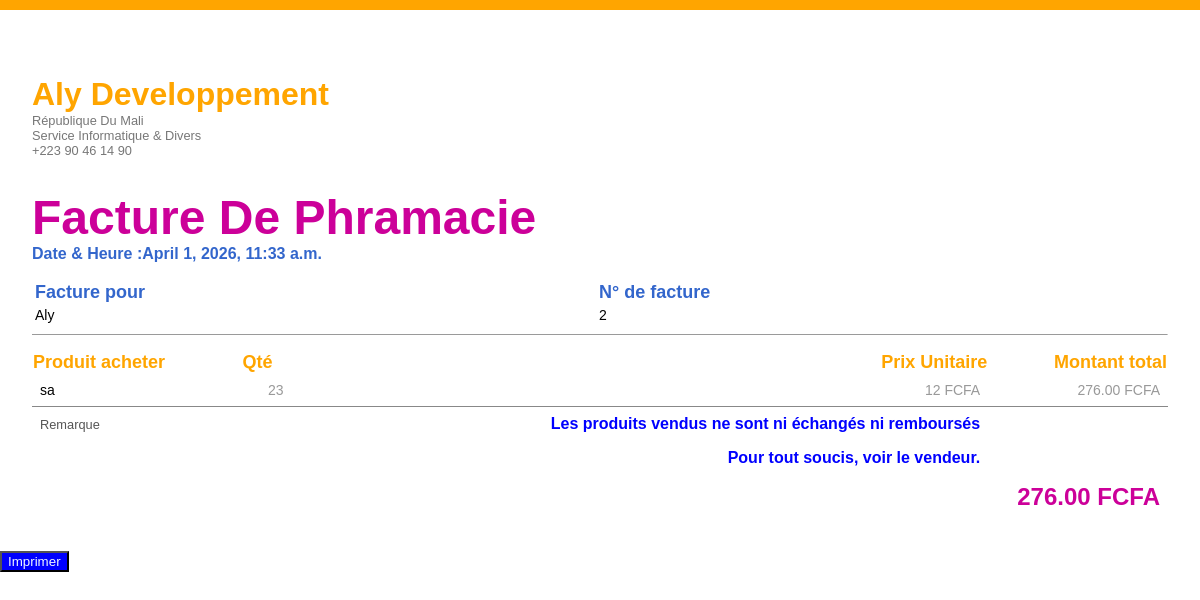
The page /facture/2/ on the database its author committed.
### Produits/models.py (models this page shows, shortened)
class Vente(models.Model):
    produit=models.ForeignKey(Produits,on_delete=models.CASCADE)
    sale_date=models.DateTimeField(auto_now=True)
    quantite=models.PositiveIntegerField()
    customer=models.CharField(max_length=100)
    total_amont=models.DecimalField(max_digits=10,decimal_places=2)

class Produits(models.Model):
    name=models.CharField(max_length=50)
    category=models.ForeignKey(Categories, on_delete=models.CASCADE)
    price=models.IntegerField()
    quantite=models.PositiveIntegerField(default=0)
    description=models.TextField()
    date_ajout=models.DateTimeField(auto_now_add=True)
    date_expiration=models.DateField()
    image=models.ImageField(null=True,blank=True,upload_to='produits/')
    class Meta:
        ordering=['-date_ajout']
    def __str__(self):
        return self.name

### Produits/views.py (the view)
# urls.py: path('facture/<int:id>/',Facture,name='facture'),
def Facture(request, id):
    sale = get_object_or_404(Vente, id=id)
    customer=sale.customer
    quantite=sale.quantite
    produit=sale.produit
    sale_date = sale.sale_date
    total_amont = sale.total_amont
    context = {
        'sale': sale,
        'customer': customer,
        'quantite': quantite,
        'produit':produit,
        'sale_date':sale_date,
        'id' : id,
        'prix_unitaire': produit.price,
        'total_amont':total_amont
    }
    return render(request, 'Produits/facture-client.html', context)

### Produits/templates/Produits/facture-client.html (shortened to what this page needs)
{% load static %}
<!DOCTYPE html>
<html lang="en">
<head>
  <link rel="stylesheet" href="{% static 'styleFacture.css' %}">
</head>
<body>
  <main>
    <h1>Aly Developpement</h1>
    <p>République Du Mali</p>
    <p>Service Informatique & Divers</p>
    <p>+223 90 46 14 90</p>
    <h2>Facture De Phramacie</h2>
    <p><time>Date & Heure :{{sale_date}} </time></p>
    <table class="client">
      <tr>
        <th>Facture pour</th>
        <th>N° de facture</th>
      </tr>
      <tr>
        <td>{{customer}}</td>
        <td>{{id}}</td>
      </tr>
    </table>
    <hr size="1">
    <table class="description">
      <tbody>
        <tr>
          <th>Produit acheter </th>
          <th>Qté</th>
          <th>Prix Unitaire</th>
          <th>Montant total</th>
        </tr>
        <tr>
          <td>{{produit}}</td>
          <td> {{quantite}}</td>
          <td> {{prix_unitaire}} FCFA</td>
          <td>{{total_amont}} FCFA</td>
        </tr>
      </tbody>
        <tfoot>
          <tr>
            <td colspan="2">Remarque</td>
            <td>Les produits vendus ne sont ni échangés ni remboursés </td>
          </tr>
          <tr>
            <td colspan="3">Pour tout soucis, voir le vendeur.</td>
          </tr>
          <tr>
            <td colspan="4">{{total_amont}} FCFA</td>
          </tr>
        </tfoot>
      </table>
  </main>
  <button id="print-button" style="background-color: blue; color: aliceblue;">Imprimer</button>
</body>
</html>

### Produits/static/styleFacture.css (style rules this page uses)
body { margin:0; border-top: 10px solid orange; }
main { margin: 2rem; }
h1 { color: orange; margin: 0; margin-top: 1rem; font-family: "Helvetica", Helvetica, Arial, sans-serif; }
h2 { margin:0; margin-top: 2rem; color: #cc0099; font-size: 3rem; font-family: "Helvetica", Helvetica, Arial, sans-serif; }
p { font-size: 0.8rem; color: #777; margin:0; font-family: "Helvetica", Helvetica, Arial, sans-serif; }
time { margin:0; margin-left: 0; font-size:1rem; font-weight: 600; color: #3366cc; }
.client th { font-size: 18px; color: #3366cc; font-family: "Helvetica", Helvetica, Arial, sans-serif; }
.description th { font-size: 18px; color: orange; font-family: "Helvetica", Helvetica, Arial, sans-serif; }
td { border: 0px solid red; }
.client td { border: 0px; font-size: 14px; }
table { font-family: "Helvetica", Helvetica, Arial, sans-serif; margin-top: 1rem; width: 100%; }
th { font-size: 1.rem; }
.description tr:nth-child(odd):not(:first-child) { background-color: #eee; }
.client th:nth-child(2) { text-align: left; }
.client th:nth-child(1) { text-align: left; }
.description { font-size: 14px; border-collapse: collapse; }
.description td { padding:0.5rem; color: #999; }
.description td:first-child { color: black; }
.description tfoot td:first-child { background-color: white; }
.description td:nth-child(1) { text-align: left; }
.description td:nth-child(2) { text-align: right; }
.description td:nth-child(3) { text-align: right; }
.description td:nth-child(4) { text-align: right; }
.description th:nth-child(1) { text-align: left; }
.description th:nth-child(2) { text-align: left; }
.description th:nth-child(3) { text-align: right; }
.description th:nth-child(4) { text-align: right; }
tfoot { font-size: 10px; }
tfoot tr:first-child td:first-child { color: #555; font-size:0.8rem; }
tfoot tr:first-child td:last-child { font-size: 1rem; color: black; font-weight: 600; }
tfoot tr:first-child td:nth-child(2) { font-size: 1rem; color: blue; font-weight: 600; }
tfoot tr:nth-child(2) td:nth-child(1) { font-size: 1rem; text-align: right; color: blue; font-weight: 600; }
tfoot tr:last-child td:last-child { text-align: right; font-size: 1.5rem; font-weight: 600; margin:0; color: #cc0099; font-family: "Helvetica", Helvetica, Arial, sans-serif; }
tbody { border-bottom: 1px solid #888; }

### rows shown on the page
Vente: sale_date "April 1, 2026, 11:33 a.m.", customer "Aly", total_amont "276.00"
Produits: name "sa"

### other values the page prints
{{ id }} "2"
{{ quantite }} "23"
{{ prix_unitaire }} "12"
